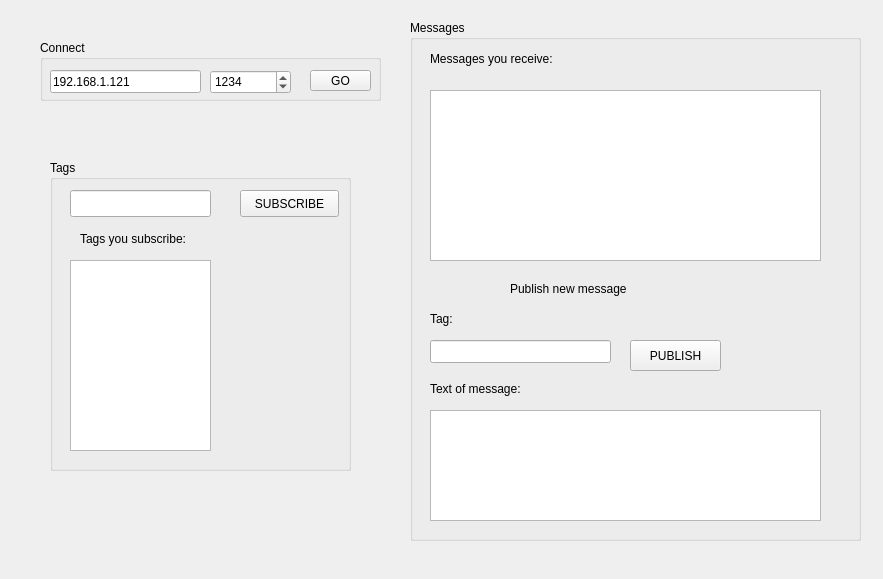
<?xml version="1.0" encoding="UTF-8"?>
<ui version="4.0">
 <class>Widget</class>
 <widget class="QWidget" name="Widget">
  <property name="geometry">
   <rect>
    <x>0</x>
    <y>0</y>
    <width>883</width>
    <height>579</height>
   </rect>
  </property>
  <property name="sizePolicy">
   <sizepolicy hsizetype="Fixed" vsizetype="Fixed">
    <horstretch>0</horstretch>
    <verstretch>0</verstretch>
   </sizepolicy>
  </property>
  <property name="windowTitle">
   <string>Message Queue</string>
  </property>
  <widget class="QGroupBox" name="connGroup">
   <property name="geometry">
    <rect>
     <x>40</x>
     <y>40</y>
     <width>341</width>
     <height>61</height>
    </rect>
   </property>
   <property name="title">
    <string>Connect</string>
   </property>
   <widget class="QSpinBox" name="connPort">
    <property name="geometry">
     <rect>
      <x>170</x>
      <y>30</y>
      <width>81</width>
      <height>24</height>
     </rect>
    </property>
    <property name="autoFillBackground">
     <bool>false</bool>
    </property>
    <property name="maximum">
     <number>653333828</number>
    </property>
    <property name="value">
     <number>1234</number>
    </property>
   </widget>
   <widget class="QLineEdit" name="connHost">
    <property name="geometry">
     <rect>
      <x>10</x>
      <y>30</y>
      <width>151</width>
      <height>23</height>
     </rect>
    </property>
    <property name="text">
     <string>192.168.1.121</string>
    </property>
   </widget>
   <widget class="QPushButton" name="connButton">
    <property name="geometry">
     <rect>
      <x>270</x>
      <y>30</y>
      <width>61</width>
      <height>21</height>
     </rect>
    </property>
    <property name="text">
     <string>GO</string>
    </property>
   </widget>
  </widget>
  <widget class="QGroupBox" name="msgGroup">
   <property name="geometry">
    <rect>
     <x>410</x>
     <y>20</y>
     <width>451</width>
     <height>521</height>
    </rect>
   </property>
   <property name="title">
    <string>Messages</string>
   </property>
   <widget class="QTextEdit" name="msgRecv">
    <property name="geometry">
     <rect>
      <x>20</x>
      <y>70</y>
      <width>391</width>
      <height>171</height>
     </rect>
    </property>
    <property name="readOnly">
     <bool>true</bool>
    </property>
   </widget>
   <widget class="QPushButton" name="pubButton">
    <property name="geometry">
     <rect>
      <x>220</x>
      <y>320</y>
      <width>91</width>
      <height>31</height>
     </rect>
    </property>
    <property name="text">
     <string>PUBLISH</string>
    </property>
   </widget>
   <widget class="QLineEdit" name="msgTagInput">
    <property name="geometry">
     <rect>
      <x>20</x>
      <y>320</y>
      <width>181</width>
      <height>23</height>
     </rect>
    </property>
   </widget>
   <widget class="QTextEdit" name="msgInput">
    <property name="geometry">
     <rect>
      <x>20</x>
      <y>390</y>
      <width>391</width>
      <height>111</height>
     </rect>
    </property>
   </widget>
   <widget class="QLabel" name="tagLabel">
    <property name="geometry">
     <rect>
      <x>20</x>
      <y>290</y>
      <width>67</width>
      <height>17</height>
     </rect>
    </property>
    <property name="text">
     <string>Tag:</string>
    </property>
   </widget>
   <widget class="QLabel" name="textLabel">
    <property name="geometry">
     <rect>
      <x>20</x>
      <y>360</y>
      <width>121</width>
      <height>17</height>
     </rect>
    </property>
    <property name="text">
     <string>Text of message:</string>
    </property>
   </widget>
   <widget class="QLabel" name="msgLabel">
    <property name="geometry">
     <rect>
      <x>20</x>
      <y>30</y>
      <width>161</width>
      <height>17</height>
     </rect>
    </property>
    <property name="text">
     <string>Messages you receive:</string>
    </property>
   </widget>
   <widget class="QLabel" name="publishLabel">
    <property name="geometry">
     <rect>
      <x>100</x>
      <y>260</y>
      <width>151</width>
      <height>17</height>
     </rect>
    </property>
    <property name="text">
     <string>Publish new message</string>
    </property>
   </widget>
  </widget>
  <widget class="QGroupBox" name="tagGroup">
   <property name="geometry">
    <rect>
     <x>50</x>
     <y>160</y>
     <width>301</width>
     <height>311</height>
    </rect>
   </property>
   <property name="title">
    <string>Tags</string>
   </property>
   <widget class="QLineEdit" name="tagInput">
    <property name="geometry">
     <rect>
      <x>20</x>
      <y>30</y>
      <width>141</width>
      <height>27</height>
     </rect>
    </property>
   </widget>
   <widget class="QTextEdit" name="tagList">
    <property name="geometry">
     <rect>
      <x>20</x>
      <y>100</y>
      <width>141</width>
      <height>191</height>
     </rect>
    </property>
    <property name="readOnly">
     <bool>true</bool>
    </property>
   </widget>
   <widget class="QPushButton" name="subButton">
    <property name="geometry">
     <rect>
      <x>190</x>
      <y>30</y>
      <width>99</width>
      <height>27</height>
     </rect>
    </property>
    <property name="text">
     <string>SUBSCRIBE</string>
    </property>
   </widget>
   <widget class="QLabel" name="tagsLabel">
    <property name="geometry">
     <rect>
      <x>30</x>
      <y>70</y>
      <width>141</width>
      <height>17</height>
     </rect>
    </property>
    <property name="text">
     <string>Tags you subscribe:</string>
    </property>
   </widget>
  </widget>
 </widget>
 <layoutdefault spacing="6" margin="11"/>
 <resources/>
 <connections/>
</ui>
